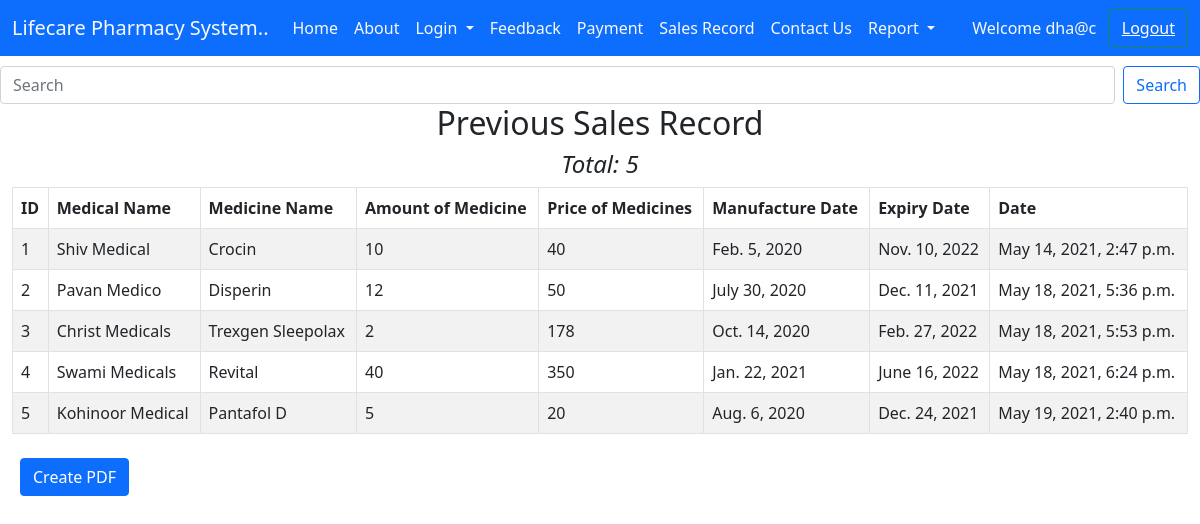
Screenshot of /SReport (signed in) with the database file from the repository.
### Home/models.py (models this page shows)
class Salesrecord(models.Model):
    medical_name = models.CharField(max_length=250)
    medicine_name = models.CharField(max_length=250)
    amount_of_medicine = models.IntegerField(max_length=250)
    price_of_medicine = models.IntegerField(max_length=250)
    manufacture_date = models.DateField(max_length=250)
    expiry_date = models.DateField(max_length=250)
    added_on = models.DateTimeField(auto_now_add=True)

### Home/views.py (the view)
# urls.py: path('SReport',views.SReport, name='SReport'),
def SReport(request):
    home = Salesrecord.objects.all()
    return render(request,"SReport.html", {'messages': home,"messages":home})

### templates/SReport.html (shortened to what this page needs)
{% extends 'base.html' %}
{% block body %}
<div style="margin-top:10px" class="form-group">
                                    <div class="col-sm-12 controls">
<form method="get" action="/search" class="d-flex">
        <input name="q" id="q" class="form-control me-2" type="search" placeholder="Search" aria-label="Search">
        <button class="btn btn-outline-primary" type="submit">Search</button>
      </form>
                                      </div>
<div class="container-fluid">
   <div class="row">
        <div class="col-md-12">
            <h2 class="text-center">Previous Sales Record</h2>
            <h4 class="text-center"><em>Total: {{messages|length}}</em></h4>
            <table class="table table-bordered table-striped table-hover">
                <thead class="thead-dark">
                    <tr>
                        <th>ID</th>
                        <th>Medical Name</th>
                        <th>Medicine Name</th>
                        <th>Amount of Medicine</th>
                        <th>Price of Medicines</th>
                        <th>Manufacture Date</th>
                        <th>Expiry Date</th>
                        <th>Date</th>
                    </tr>
                </thead>
                <tbody>
                    {% for msg in messages %}
                        <tr>
                            <td>{{msg.id}}</td>
                            <td>{{msg.medical_name}}</td>
                            <td>{{msg.medicine_name}}</td>
                            <td>{{msg.amount_of_medicine}}</td>
                            <td>{{msg.price_of_medicine}}</td>
                            <td>{{msg.manufacture_date}}</td>
                            <td>{{msg.expiry_date}}</td>
                            <td>{{msg.added_on}}</td>
                        </tr>
                    {% endfor%}
                </tbody>
            </table>
                    <a class="btn btn-primary m-2" href="/pdf_report">Create PDF</a>
        </div>
    </div>
</div>
{% endblock body %}

### rows the page displays
Salesrecord: id "1", medical_name "Shiv Medical", medicine_name "Crocin", amount_of_medicine "10", price_of_medicine "40", manufacture_date "Feb. 5, 2020", expiry_date "Nov. 10, 2022", added_on "May 14, 2021, 2:47 p.m."
Salesrecord: id "2", medical_name "Pavan Medico", medicine_name "Disperin", amount_of_medicine "12", price_of_medicine "50", manufacture_date "July 30, 2020", expiry_date "Dec. 11, 2021", added_on "May 18, 2021, 5:36 p.m."
Salesrecord: id "3", medical_name "Christ Medicals", medicine_name "Trexgen Sleepolax", amount_of_medicine "2", price_of_medicine "178", manufacture_date "Oct. 14, 2020", expiry_date "Feb. 27, 2022", added_on "May 18, 2021, 5:53 p.m."
Salesrecord: id "4", medical_name "Swami Medicals", medicine_name "Revital", amount_of_medicine "40", price_of_medicine "350", manufacture_date "Jan. 22, 2021", expiry_date "June 16, 2022", added_on "May 18, 2021, 6:24 p.m."
Salesrecord: id "5", medical_name "Kohinoor Medical", medicine_name "Pantafol D", amount_of_medicine "5", price_of_medicine "20", manufacture_date "Aug. 6, 2020", expiry_date "Dec. 24, 2021", added_on "May 19, 2021, 2:40 p.m."

### other values shown
{{ request.session.email }} "dha@c"
{{ messages|length }} "5"
